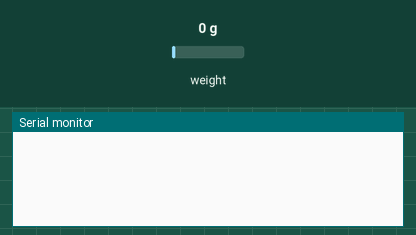
This sketch was run on a simulated Arduino Uno, built with avr-gcc and run on an emulated ATmega328P. Shown: the last lines printed to the serial monitor. The inputs (shaded band) are chosen by the test bench; at power-on: weight on the scale 0 g.

Above: at 1.2 s.
1.3 s: weight on the scale set to 100 g
At 1.9 s:
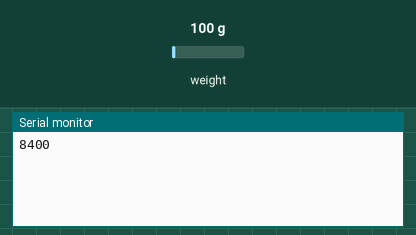
4.3 s: weight on the scale set to 1250 g
At 6.9 s:
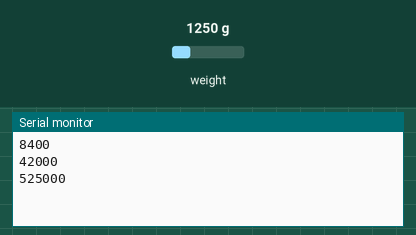
Timing chart, 0 to 8.4 s (numbered marks = the images above; inputs shaded):
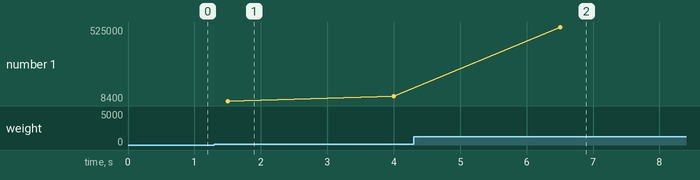

The sketch:

test_load_cell.ino
```cpp
#include <HX711.h>

#define PIN_HX711_DT  14  // D5 / GPIO14
#define PIN_HX711_SCK 12  // D6 / GPIO12

HX711 scale;

void setup() {
  Serial.begin(115200);
  scale.begin(PIN_HX711_DT, PIN_HX711_SCK);
}

void loop() {
  if (scale.is_ready()) {
    long total = 0;

    for (int i = 0; i < 5; i++) {
      total += scale.read();
      delay(200);
    }

    long nilaiTare = total / 5;

    Serial.println(nilaiTare);
  } else {
    Serial.println("HX711 tidak siap!");
  }

  delay(1000);
}
```

Measured:
- after the input at 1.3 s, the serial monitor: prints a new line after 0.20 s (image 1)
- after the input at 4.3 s, the serial monitor: prints a new line after 2.2 s (image 2)
- plotted number 1: 42000 → 525000 after the input at 4.3 s
